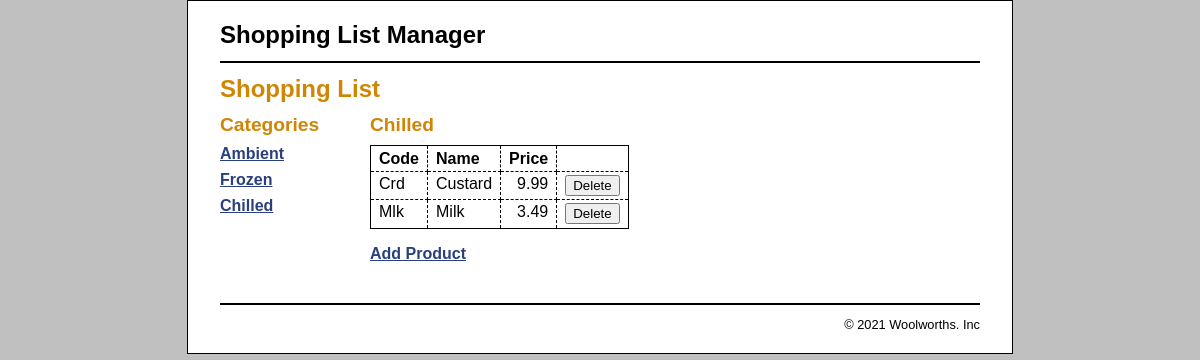
/Database/?category_id=3, run on the app's committed database.
### tables this page shows
CREATE TABLE categories (
  categoryID       INT(11)        NOT NULL   AUTO_INCREMENT,
  categoryName     VARCHAR(255)   NOT NULL,
  PRIMARY KEY (categoryID)
);

CREATE TABLE products (
  productID        INT(11)        NOT NULL   AUTO_INCREMENT,
  categoryID       INT(11)        NOT NULL,
  productCode      VARCHAR(10)    NOT NULL   UNIQUE,
  productName      VARCHAR(255)   NOT NULL,
  listPrice        DECIMAL(10,2)  NOT NULL,
  PRIMARY KEY (productID)
);

### Database/index.php (the view, shortened to what this page needs)
<?php
require_once('database.php');
if (!isset($category_id)) {
    $category_id = filter_input(INPUT_GET, 'category_id',
            FILTER_VALIDATE_INT);
}
$queryCategory = 'SELECT * FROM categories
                  WHERE categoryID = :category_id';
$statement1 = $db->prepare($queryCategory);
$statement1->bindValue(':category_id', $category_id);
$statement1->execute();
$category = $statement1->fetch();
$category_name = $category['categoryName'];
$query = 'SELECT * FROM categories
                       ORDER BY categoryID';
$statement = $db->prepare($query);
$statement->execute();
$categories = $statement->fetchAll();
$queryProducts = 'SELECT * FROM products
                  WHERE categoryID = :category_id
                  ORDER BY productID';
$statement3 = $db->prepare($queryProducts);
$statement3->bindValue(':category_id', $category_id);
$statement3->execute();
$products = $statement3->fetchAll();
?>
<!DOCTYPE html>
<html>
<head>
    <link rel="stylesheet" type="text/css" href="main.css" />
</head>
<body>
<header><h1>Shopping List Manager</h1></header>
<main>
    <h1>Shopping List</h1>
    <aside>
        <h2>Categories</h2>
        <nav>
        <ul>
            <?php foreach ($categories as $category) : ?>
            <li><a href=".?category_id=<?php echo $category['categoryID']; ?>">
                    <?php echo $category['categoryName']; ?>
                </a>
            </li>
            <?php endforeach; ?>
        </ul>
        </nav>
    </aside>
    <section>
        <h2><?php echo $category_name; ?></h2>
        <table>
            <tr>
                <th>Code</th>
                <th>Name</th>
                <th class="right">Price</th>
                <th>&nbsp;</th>
            </tr>
            <?php foreach ($products as $product) : ?>
            <tr>
                <td><?php echo $product['productCode']; ?></td>
                <td><?php echo $product['productName']; ?></td>
                <td class="right"><?php echo $product['listPrice']; ?></td>
                <td><form action="delete_product.php" method="post">
                    <input type="submit" value="Delete">
                </form></td>
            </tr>
            <?php endforeach; ?>
        </table>
        <p><a href="add_product_form.php">Add Product</a></p>
    </section>
</main>
<footer>
    <p>&copy; <?php echo date("Y"); ?> Woolworths. Inc</p>
</footer>
</body>
</html>

### Database/main.css (style rules this page uses)
html { background-color: rgb(192, 192, 192); }
body { margin-top: 0; font-family: Arial, Helvetica, sans-serif; width: 760px; margin: 0 auto; background-color: white; border: 1px solid black; padding: .5em 2em; }
header { margin: 0; border-bottom: 2px solid black; }
header h1 { margin: 0; padding: .5em 0; color: black; }
main { margin: 0; }
aside { float: left; width: 150px; }
nav ul { list-style-type: none; margin-left: 0; padding-left: 0; }
nav ul li { padding-bottom: 0.5em; }
section { float: left; width: 500px; padding-bottom: 1.5em; }
footer { clear: both; margin-top: 1em; border-top: 2px solid black; }
footer p { text-align: right; font-size: 80%; margin: 1em 0; }
h1 { font-size: 150%; margin: 0; padding: .5em 0 .25em; }
h2 { font-size: 120%; margin: 0; padding: .25em 0 .5em; }
h1, h2 { color: rgb(208, 133, 4); }
ul { margin: 0 0 1em 0; padding: 0 0 0 2.5em; }
li { margin: 0; padding: 0; }
a { color: rgb(41, 64, 124); font-weight: bold; }
table { border: 1px solid black; border-collapse: collapse; }
td, th { border: 1px dashed black; padding: .2em .5em .2em .5em; vertical-align: top; text-align: left; }
form { margin: 0; }
.right { text-align: right; }

### data on the page
categories: categoryName "Ambient"
categories: categoryName "Frozen"
categories: categoryName "Chilled"
products: productCode "Crd", productName "Custard", listPrice "9.99"
products: productCode "Mlk", productName "Milk", listPrice "3.49"
